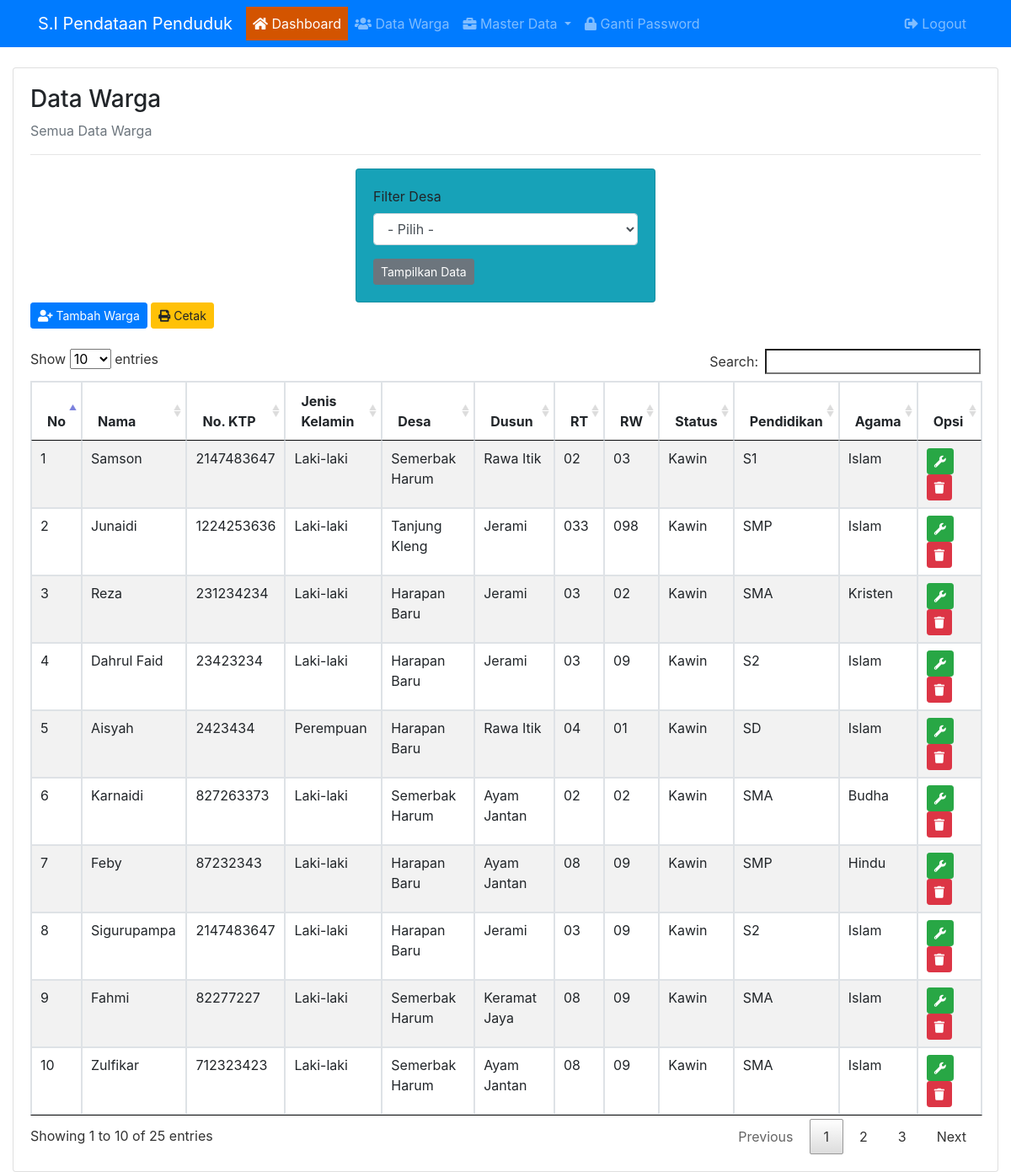
Screenshot of /admin/warga.php (signed in) with the database file from the repository.
### tables this page shows
CREATE TABLE `warga` (
  `warga_id` int(11) NOT NULL,
  `warga_nama` varchar(50) NOT NULL,
  `warga_ktp` int(20) NOT NULL,
  `warga_jk` varchar(10) NOT NULL,
  `warga_desa` int(11) NOT NULL,
  `warga_dusun` int(11) NOT NULL,
  `warga_rt` varchar(5) NOT NULL,
  `warga_rw` varchar(5) NOT NULL,
  `warga_status` varchar(15) NOT NULL,
  `warga_pendidikan` varchar(5) NOT NULL,
  `warga_agama` varchar(10) NOT NULL
);

CREATE TABLE `desa` (
  `desa_id` int(11) NOT NULL,
  `desa_nama` varchar(50) NOT NULL
);

CREATE TABLE `dusun` (
  `dusun_id` int(11) NOT NULL,
  `dusun_nama` varchar(50) NOT NULL
);

### admin/warga.php (the view, shortened to what this page needs)
<?php
	include 'header.php';
?>
	<div class="container-fluid">
		<div class="card">
			<div class="card-body">
				<h3>Data Warga</h3>
				<p class="text-muted">Semua Data Warga</p>
				<hr>
				<div class="row">
					<div class="col-md-4 mx-auto">
						<div class="card bg-info">
							<div class="card-body">
								<form method="GET" action="warga_filter.php">
									<div class="form-group">
										<label>Filter Desa</label>
										<select name="desa" class="form-control" required="required">
											<option value="">- Pilih -</option>
										</select>
									</div>
									<input type="submit" name="submit" value="Tampilkan Data" class="btn btn-secondary btn-sm">
								</form>
							</div>
						</div>
					</div>
				</div>
				<a href="warga_tambah.php" class="btn btn-primary btn-sm mb-4"><i class="fa fa-user-plus"></i> Tambah Warga</a>
				<a href="warga_cetak.php" class="btn btn-warning btn-sm mb-4" target="_blank"><i class="fa fa-print"></i> Cetak</a>
				<table class="table table-bordered table-hover table-striped tabel-saya">
					<thead>
						<tr>
							<th>No</th>
							<th>Nama</th>
							<th>No. KTP</th>
							<th>Jenis Kelamin</th>
							<th>Desa</th>
							<th>Dusun</th>
							<th>RT</th>
							<th>RW</th>
							<th>Status</th>
							<th>Pendidikan</th>
							<th>Agama</th>
							<th>Opsi</th>
						</tr>
					</thead>
					<tbody>
						<?php
						$no = 1;
						$warga = mysqli_query($koneksi,"SELECT * FROM warga,desa,dusun WHERE warga_desa=desa_id AND warga_dusun=dusun_id ORDER BY warga_id ASC");
						while ($w = mysqli_fetch_array($warga)) {
						?>
						<tr>
							<td><?php echo $no++; ?></td>
							<td><?php echo $w['warga_nama']; ?></td>
							<td><?php echo $w['warga_ktp']; ?></td>
							<td><?php echo $w['warga_jk']; ?></td>
							<td><?php echo $w['desa_nama']; ?></td>
							<td><?php echo $w['dusun_nama']; ?></td>
							<td><?php echo $w['warga_rt']; ?></td>
							<td><?php echo $w['warga_rw']; ?></td>
							<td><?php echo $w['warga_status']; ?></td>
							<td><?php echo $w['warga_pendidikan']; ?></td>
							<td><?php echo $w['warga_agama']; ?></td>
							<td>
								<a href="warga_edit.php?id=<?php echo $w['warga_id']; ?>" class="btn btn-success btn-sm"><i class="fa fa-wrench"></i></a>
								<a href="warga_hapus.php?id=<?php echo $w['warga_id']; ?>" class="btn btn-danger btn-sm"><i class="fa fa-trash"></i></a>
							</td>
						</tr>
						<?php
						}
						?>
				</tbody>
				</table>
			</div>
		</div>
	</div>
<?php include 'footer.php'; ?>

### admin/header.php (shortened to what this page needs)
<!DOCTYPE html>
<html>
<head>
	<link rel="stylesheet" type="text/css" href="../assets/fontawesome/css/all.css">
	<link href="../assets/css/bootstrap.css" type="text/css" rel="stylesheet">
	<link rel="stylesheet" type="text/css" href="../assets/DataTables/datatables.min.css">
</head>
<body>
	<nav class="navbar navbar-expand-lg navbar-dark bg-primary mb-4">
		<div class="container">
			  <a class="navbar-brand" href="#">S.I Pendataan Penduduk</a>
			  <div class="collapse navbar-collapse" id="navbarSupportedContent">
			    <ul class="navbar-nav mr-auto">
			      <li class="nav-item active">
			        <a class="nav-link" href="index.php"><i class="fa fa-home"></i> Dashboard<span class="sr-only">(current)</span></a>
			      </li>
			      <li class="nav-item">
			        <a class="nav-link" href="warga.php"><i class="fa fa-users"></i> Data Warga</a>
			      </li>
			      <li class="nav-item dropdown">
			        <a class="nav-link dropdown-toggle" href="#" id="navbarDropdown" role="button" data-toggle="dropdown" aria-haspopup="true" aria-expanded="false">
			         <i class="fa fa-briefcase"></i> Master Data
			        </a>
			      </li>
			      <li class="nav-item">
			        <a class="nav-link" href="ganti_password.php"><i class="fa fa-lock"></i> Ganti Password</a>
			      </li>
			    </ul>
			    <ul class="navbar-nav ml-auto">
			      <li class="nav-item">
			      	<a class="nav-link" href="logout.php"><i class="fa fa-sign-out-alt"></i> Logout</a>
			      </li>
			    </ul>
			  </div>
		</div>
	</nav>

### admin/footer.php (shortened to what this page needs)
</body>
</html>

### admin/header.php (style rules this page uses)
.active { background-color:#d35400; }

### rows the page displays
warga: warga_nama "Samson", warga_ktp "2147483647", warga_jk "Laki-laki", desa.desa_nama "Semerbak Harum", dusun.dusun_nama "Rawa Itik", warga_rt "02", warga_rw "03", warga_status "Kawin", warga_pendidikan "S1", warga_agama "Islam"
warga: warga_nama "Junaidi", warga_ktp "1224253636", warga_jk "Laki-laki", desa.desa_nama "Tanjung Kleng", dusun.dusun_nama "Jerami", warga_rt "033", warga_rw "098", warga_status "Kawin", warga_pendidikan "SMP", warga_agama "Islam"
warga: warga_nama "Reza", warga_ktp "231234234", warga_jk "Laki-laki", desa.desa_nama "Harapan Baru", dusun.dusun_nama "Jerami", warga_rt "03", warga_rw "02", warga_status "Kawin", warga_pendidikan "SMA", warga_agama "Kristen"
warga: warga_nama "Dahrul Faid", warga_ktp "23423234", warga_jk "Laki-laki", desa.desa_nama "Harapan Baru", dusun.dusun_nama "Jerami", warga_rt "03", warga_rw "09", warga_status "Kawin", warga_pendidikan "S2", warga_agama "Islam"
warga: warga_nama "Aisyah", warga_ktp "2423434", warga_jk "Perempuan", desa.desa_nama "Harapan Baru", dusun.dusun_nama "Rawa Itik", warga_rt "04", warga_rw "01", warga_status "Kawin", warga_pendidikan "SD", warga_agama "Islam"
warga: warga_nama "Karnaidi", warga_ktp "827263373", warga_jk "Laki-laki", desa.desa_nama "Semerbak Harum", dusun.dusun_nama "Ayam Jantan", warga_rt "02", warga_rw "02", warga_status "Kawin", warga_pendidikan "SMA", warga_agama "Budha"
warga: warga_nama "Feby", warga_ktp "87232343", warga_jk "Laki-laki", desa.desa_nama "Harapan Baru", dusun.dusun_nama "Ayam Jantan", warga_rt "08", warga_rw "09", warga_status "Kawin", warga_pendidikan "SMP", warga_agama "Hindu"
warga: warga_nama "Sigurupampa", warga_ktp "2147483647", warga_jk "Laki-laki", desa.desa_nama "Harapan Baru", dusun.dusun_nama "Jerami", warga_rt "03", warga_rw "09", warga_status "Kawin", warga_pendidikan "S2", warga_agama "Islam"
warga: warga_nama "Fahmi", warga_ktp "82277227", warga_jk "Laki-laki", desa.desa_nama "Semerbak Harum", dusun.dusun_nama "Keramat Jaya", warga_rt "08", warga_rw "09", warga_status "Kawin", warga_pendidikan "SMA", warga_agama "Islam"
warga: warga_nama "Zulfikar", warga_ktp "712323423", warga_jk "Laki-laki", desa.desa_nama "Semerbak Harum", dusun.dusun_nama "Ayam Jantan", warga_rt "08", warga_rw "09", warga_status "Kawin", warga_pendidikan "SMA", warga_agama "Islam"
